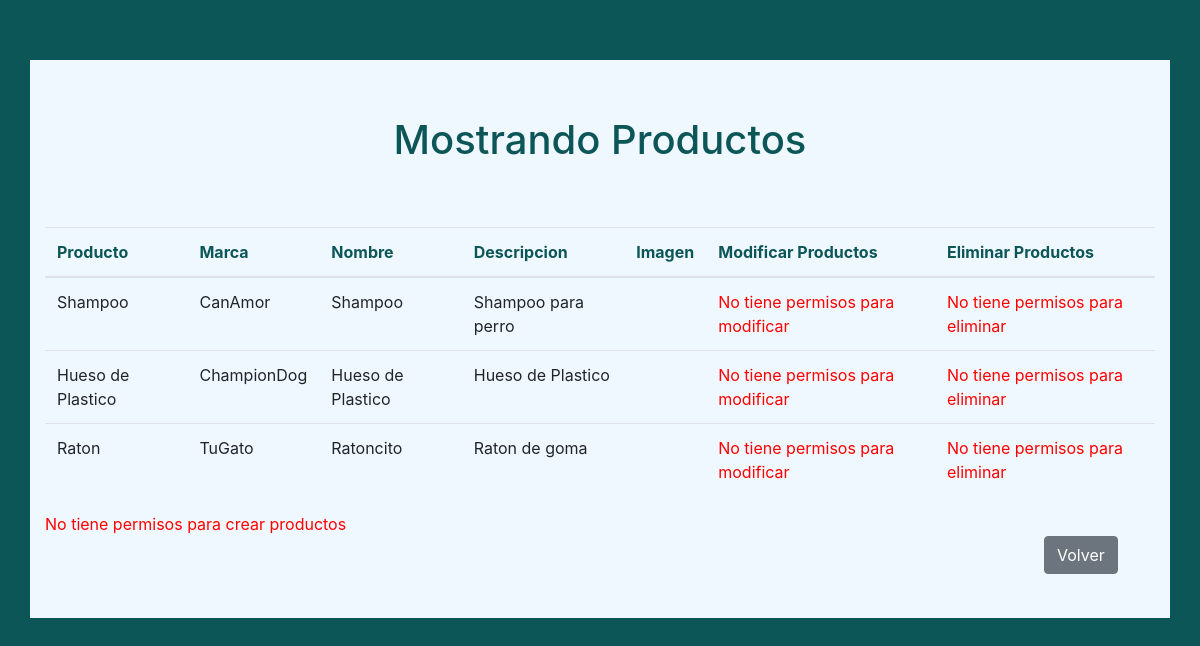
The app's page /mostrar/ with its own data.
### MascoApp/models.py (models this page shows, shortened)
class Producto(models.Model):
    producto = models.CharField(max_length=20, primary_key=True, verbose_name='Producto')
    marca= models.CharField(max_length=20, verbose_name='Marca')
    nombre=models.CharField(max_length=30, verbose_name='Nombre')
    descripcion=models.CharField(max_length=40, verbose_name='Descripcion')
    categoria=models.ForeignKey(Categoria, on_delete=models.CASCADE)
    imagen = models.ImageField(upload_to="producto",null=True)

### MascoApp/views.py (the view)
# urls.py: path('mostrar/',mostrar, name="mostrar"),
def mostrar(request):
    productos = Producto.objects.all()
    datos = {
        'productos' : productos
    }
    return render(request,'mostrar.html',datos)

### MascoApp/templates/mostrar.html (shortened to what this page needs)
<!DOCTYPE html>
<html lang="en">
<head>
    <link rel="stylesheet" href="https://cdn.jsdelivr.net/npm/bootstrap@4.6.1/dist/css/bootstrap.min.css">
    {% load static %}
</head>
<body style="background-color: rgb(12, 86, 88);">
    <div class="container" style="background-color: aliceblue; margin-top: 5%;" >
        <h1 class="text-center" style="padding: 5%; color: rgb(12, 86, 88);">Mostrando Productos</h1>
        <table class="table" style="background-color: aliceblue;">
            <thead>
                <tr>
                    <th style="color: rgb(12, 86, 88);">Producto</th>
                    <th style="color: rgb(12, 86, 88);">Marca</th>
                    <th style="color: rgb(12, 86, 88);">Nombre</th>
                    <th style="color: rgb(12, 86, 88);">Descripcion</th>
                    <th style="color: rgb(12, 86, 88);">Imagen</th>
                    <th style="color: rgb(12, 86, 88);">Modificar Productos</th>
                    <th style="color: rgb(12, 86, 88);">Eliminar Productos</th>
                </tr>
            </thead>
            <tbody>
            {% for ve in productos %}
                <tr>
                    <td>{{ ve.producto }}</td>
                    <td>{{ ve.marca }}</td>
                    <td>{{ ve.nombre }}</td>
                    <td>{{ ve.descripcion }}</td>
                    <td>{{ ve.imagen }}</td>
                    {% if user.is_authenticated %}
                    <td><a href="{% url 'form_modproducto' ve.producto %}" class="btn btn-primary" style="background-color: rgb(12, 86, 88); border: 2px;">Modificar</a></td>
                    <td><a href="{% url 'form_del_producto' ve.producto %}" class="btn btn-danger">Eliminar</a></td>
                {% else %}
                <td><a href="#" style="color:red">No tiene permisos para modificar</a></td>
                <td><a href="#" style="color:red" style="text-align:right;">No tiene permisos para eliminar</a></td>
                </tr>
                {% endif %}
            {% endfor %}
            </tbody>
        </table>
        {% if user.is_authenticated %}
        <br>
        <a href="{% url 'form_producto' %}" style="margin-bottom: 2%; margin-left: 2%; background-color: rgb(12, 86, 88); border: 2px solid;" class="btn btn-primary">Crear Producto</a>
        <a href="{% url 'login' %}" style="margin-bottom: 2%; margin-left: 2%; background-color: rgb(99, 99, 99); border: 2px solid;" class="btn btn-primary">Volver</a>
        <a href="{% url 'home' %}" style="margin-bottom: 2%; margin-left: 2%; background-color: rgb(99, 99, 99); border: 2px solid;" class="btn btn-primary">Home</a>
        {% else %}
        <a href="#" style="color:red;">No tiene permisos para crear productos</a>
        <a href="{% url 'login' %}" class="btn btn-secondary" style="margin-left: 90%; margin-bottom: 4%;">Volver</a>
        {% endif %}
    </div>
</body>
</html>

### records on screen
Producto: producto "Shampoo", marca "CanAmor", nombre "Shampoo", descripcion "Shampoo para perro"
Producto: producto "Hueso de Plastico", marca "ChampionDog", nombre "Hueso de Plastico", descripcion "Hueso de Plastico"
Producto: producto "Raton", marca "TuGato", nombre "Ratoncito", descripcion "Raton de goma"
